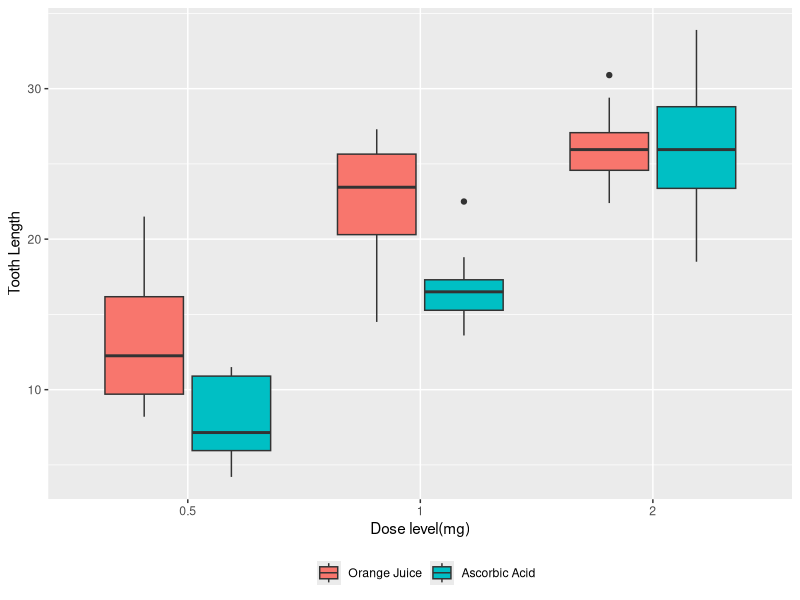

Reproduce this figure in R. (Note: this script raises an error after producing the figure.)
## ---- chunk 1
library(ggplot2)
library(reshape2)
library(knitr)
library(dplyr)
library(gridExtra)
library(xtable)
rm(list=ls())
## ---- chunk 2
data1 <- ToothGrowth
data1$dose <- as.factor(data1$dose)
## ---- chunk 3
p <- ggplot(data=data1, aes(y=len,x=dose, fill=supp)) + geom_boxplot() 
p <- p + labs(x = "Dose level(mg)", y = "Tooth Length")
p <- p + scale_fill_discrete(name=" ",breaks=c("OJ", "VC"),
                                   labels=c("Orange Juice", "Ascorbic Acid")) 
p1 <- p +theme(legend.position="bottom")
print(p1)
## ---- chunk 4
datasupp <- group_by(data1, supp) %>% summarise(mean=mean(len), var=var(len), count=sum(!is.na(len)))
datadose <- group_by(data1, dose) %>% summarise(mean=mean(len), var=var(len), count=sum(!is.na(len)))
table1 <- data.frame( Group=c(levels(datasupp$supp), levels(datadose$dose)), Means=c(datasupp$mean[1:2], datadose$mean[1:3]), Variances=c(datasupp$var[1:2], datadose$mean[1:3]), Counts = c(datasupp$count[1:2], datadose$count[1:3]))
print(xtable(table1, digits = 3), comment=FALSE,include.rownames=FALSE)
## ---- chunk 5
test1 <- t.test(len ~ supp,data=data1, var.equal = FALSE, paired = FALSE)
test1$conf.int
test1$p.value
test1$estimate
## ---- chunk 6
dlong <- melt(data1, id.vars = c("dose"), measure.vars="len")
g1 <- dlong[dlong$dose == "0.5",]$value
g2 <- dlong[dlong$dose == "1",]$value
g3 <- dlong[dlong$dose == "2",]$value
t1 <- t.test(g2, g1,var.equal = FALSE, paired = FALSE, alternative = "two.sided")
t2 <- t.test(g3, g1,var.equal = FALSE, paired = FALSE, alternative = "two.sided")
t3 <- t.test(g3, g2,var.equal = FALSE, paired = FALSE, alternative = "two.sided")
conf_int <- rbind(t1$conf, t2$conf, t3$conf)
p_vals <- format.pval(c(t1$p.value, t2$p.value, t3$p.value), eps = .001, digits=3)
t_stat <- rbind(t1$statistic, t2$statistic,t3$statistic)
labels <-c("1mg vs. 0.5mg", "2mg vs. 0.5mg", "2mg vs 1mg")
results1 <- data.frame(labels, conf_int, p_vals, t_stat)
colnames(results1) <- c("Comparison", "95% CI", "95% CI", "p", "t")
print(xtable(results1, digits = 3), comment=FALSE,include.rownames=FALSE)
## ---- chunk 7
meandiff <- c(mean(g3)-mean(g2), mean(g3)-mean(g1), mean(g2-g1))
vars1 <- c(var(g1), var(g2), var(g3))
sd1 <- sqrt(vars1)
rbind(meandiff, sd1)
power.t.test(n=20, type = "two.sample", alternative = "two.sided", 
             sig.level = 0.01, sd=4.5, delta=6.4)$power
